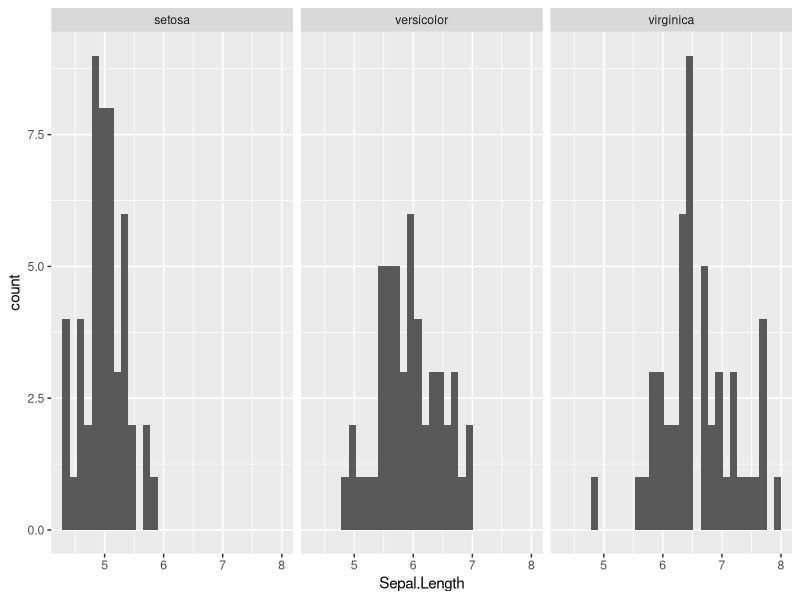

Here is the R script that generated this plot:
## ---- chunk 1
knitr::opts_chunk$set(echo = TRUE)
library(tidyverse)
## ---- chunk 2
head(iris)
## ---- chunk 3
g <- ggplot(iris, aes(Sepal.Length)) + 
  geom_histogram() +
  facet_wrap(~Species) 

print(g)
## ---- chunk 4
d <- read.table(file = "heights.txt", header = T, sep = " ")
## ---- chunk 5
d <- read.table(file = "heights.txt", header = T, sep = " ")
